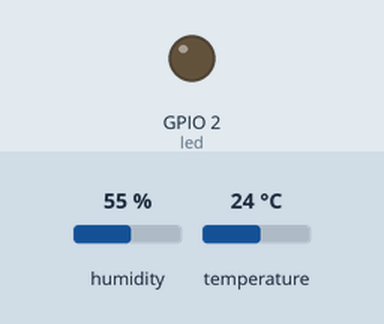
This sketch was run on a simulated ESP32. Shown: output pins drawn as LEDs (lit = HIGH). Inputs (shaded band) come from the test bench; at power-on: temperature 24 °C, humidity 55 %. WiFi joins after 1.5 s; servers stay silent unless stated; the local clock reads 2024-03-15 10:24:30 at power-on unless the sketch sets it; no MQTT or app messages arrive unless stated; what the sketch prints to the serial monitor is not drawn.

Above: at 2.7 s.
2.8 s: temperature set to 28 °C
11.5 s: temperature set to 31 °C
At 20.3 s:
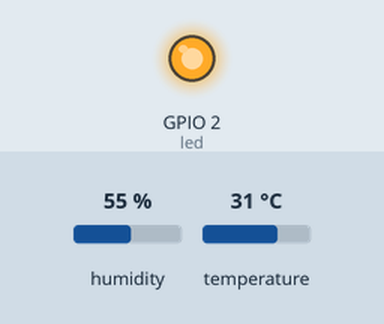
Timing chart, 0 to 21.8 s (numbered marks = the images above; inputs shaded):
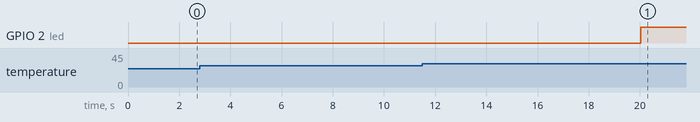

The sketch:

aws_esp32.ino
```cpp
#include <DHT.h>
#include <DHT_U.h>
#include <WiFiClientSecure.h>
#include <WiFi.h>
#include "credentials.h"
#include <PubSubClient.h>
#include <ArduinoJson.h>
#include <time.h>

#define dhtpin 5
#define DHTTYPE DHT11
#define led 2  // LED azul integrado de la ESP32 clasica

#define monitoreo_topic "esp32-datos-moviles" // Topic que escucha la regla save_data_dynamodb
#define suscribe_topic "data/actuators"       // Ordenes del dashboard: {"message":"ON"|"OFF"}
#define PUBLISH_INTERVAL_MS 10000
// Control automatico con histeresis: enciende al subir a TEMP_ON y apaga al bajar a TEMP_OFF.
#define TEMP_ON 30.0
#define TEMP_OFF 29.0

WiFiClientSecure client;
PubSubClient esp32(client);
DHT dht(dhtpin, DHTTYPE);
unsigned long lastPublish = 0;
int tempZone = -1;  // -1 sin lectura, 0 bajo el limite, 1 sobre el limite

// Solo actua cuando la temperatura cruza un limite, para no anular las ordenes del dashboard.
void autoControl(float t)
{
  int zone = tempZone;
  if (t >= TEMP_ON) zone = 1;
  else if (t <= TEMP_OFF) zone = 0;
  else if (zone == -1) zone = 0;
  if (zone == tempZone) return;
  bool firstReading = tempZone == -1;
  tempZone = zone;
  if (firstReading && zone == 0) return;  // Al arrancar con temperatura normal no se toca el LED
  digitalWrite(led, zone ? HIGH : LOW);
  Serial.println(zone ? "Temperatura alta: LED turned ON (automatico)"
                      : "Temperatura normal: LED turned OFF (automatico)");
}

void messageHandler(char* topic, byte* payload, unsigned int length)
{
  Serial.print("incoming: ");
  Serial.println(topic);

  JsonDocument doc;
  if (deserializeJson(doc, payload, length)) {
    Serial.println("Mensaje no es JSON valido");
    return;
  }
  const char* message = doc["message"] | "";

  if (strcmp(message, "ON") == 0) {
    digitalWrite(led, HIGH);
    Serial.println("LED turned ON (dashboard)");
  } else if (strcmp(message, "OFF") == 0) {
    digitalWrite(led, LOW);
    Serial.println("LED turned OFF (dashboard)");
  } else {
    Serial.println("Unknown command received");
  }
}

void connectWiFi()
{
  if (WiFi.status() == WL_CONNECTED) return;
  WiFi.mode(WIFI_STA);
  WiFi.begin(ssid, password);
  Serial.print("Connecting to Wi-Fi");
  while (WiFi.status() != WL_CONNECTED) {
    delay(500);
    Serial.print(".");
  }
  Serial.println();
  Serial.print("WiFi connected, IP: ");
  Serial.println(WiFi.localIP());
}

void connectAWS()
{
  // Siempre con el nombre del Thing: la politica de AWS IoT solo autoriza ese client ID.
  while (!esp32.connected()) {
    connectWiFi();
    Serial.println("Connecting to AWS IoT...");
    if (esp32.connect(THINGSNAME)) {
      esp32.subscribe(suscribe_topic);  // Volver a suscribirse en cada reconexion
      Serial.println("AWS IoT Connected!");
    } else {
      Serial.print("Failed, rc=");
      Serial.print(esp32.state());
      Serial.println(" Try again in 5 seconds");
      delay(5000);
    }
  }
}

void publishMessage(float h, float t)
{
  JsonDocument doc;
  doc["timestamp"] = (long)time(nullptr);  // Segundos UTC, sincronizados por NTP
  doc["humidity"] = h;
  doc["temperature"] = t;
  doc["device_id"] = "esp32_01";

  char jsonBuffer[256];
  serializeJson(doc, jsonBuffer);
  if (esp32.publish(monitoreo_topic, jsonBuffer)) {
    Serial.print("Publicado: ");
    Serial.println(jsonBuffer);
  } else {
    Serial.println("No se pudo publicar");
  }
}

void setup()
{
  Serial.begin(9600);
  pinMode(led, OUTPUT);
  digitalWrite(led, LOW);
  dht.begin();

  connectWiFi();
  configTime(0, 0, "pool.ntp.org", "time.google.com");
  Serial.print("Sincronizando hora");
  while (time(nullptr) < 1700000000) {  // Evita enviar lecturas con fecha de 1970
    delay(500);
    Serial.print(".");
  }
  Serial.println(" OK");

  client.setCACert(AWS_CERT_CA);
  client.setCertificate(AWS_CERT_CRT);
  client.setPrivateKey(AWS_CERT_PRIVATE);
  esp32.setServer(AWS_IoT_Endpoint, 8883);
  esp32.setCallback(messageHandler);
  connectAWS();
}

void loop()
{
  if (!esp32.connected()) connectAWS();
  esp32.loop();  // Atiende las ordenes del LED de inmediato

  if (millis() - lastPublish < PUBLISH_INTERVAL_MS) return;
  lastPublish = millis();

  float h = dht.readHumidity();
  float t = dht.readTemperature();
  if (isnan(h) || isnan(t)) {
    Serial.println("Lectura DHT invalida: revisar DATA en GPIO 5, 3.3V y GND");
    return;
  }
  Serial.printf("Humidity: %.1f%%  Temperature: %.1f C\n", h, t);
  autoControl(t);
  publishMessage(h, t);
}
```

credentials.example.h
```cpp
// Copiar como credentials.h y completar. credentials.h y los .pem nunca se suben a GitHub.
#ifndef credentials
#define credentials
#include <pgmspace.h>

#define THINGSNAME "NOMBRE_DEL_THING"

const char ssid[] = "RED_WIFI_2_4_GHZ";
const char password[] = "CLAVE_WIFI";

const char AWS_IoT_Endpoint[] = "xxxxxxxxxxxx-ats.iot.us-east-1.amazonaws.com";

// AmazonRootCA1.pem
static const char AWS_CERT_CA[] PROGMEM = R"EOF(
-----BEGIN CERTIFICATE-----
...
-----END CERTIFICATE-----
)EOF";

// xxxx-certificate.pem.crt
static const char AWS_CERT_CRT[] PROGMEM = R"KEY(
-----BEGIN CERTIFICATE-----
...
-----END CERTIFICATE-----
)KEY";

// xxxx-private.pem.key
static const char AWS_CERT_PRIVATE[] PROGMEM = R"KEY(
-----BEGIN RSA PRIVATE KEY-----
...
-----END RSA PRIVATE KEY-----
)KEY";

#endif
```

Measured:
- the behaviour switches between 29 and 30 °C on temperature (found by bisection; images 0 and 1)
- after the input at 2.8 s, every drawn part: stays the same
- after the input at 11.5 s, GPIO 2 (led): LOW → HIGH after 8.5 s
